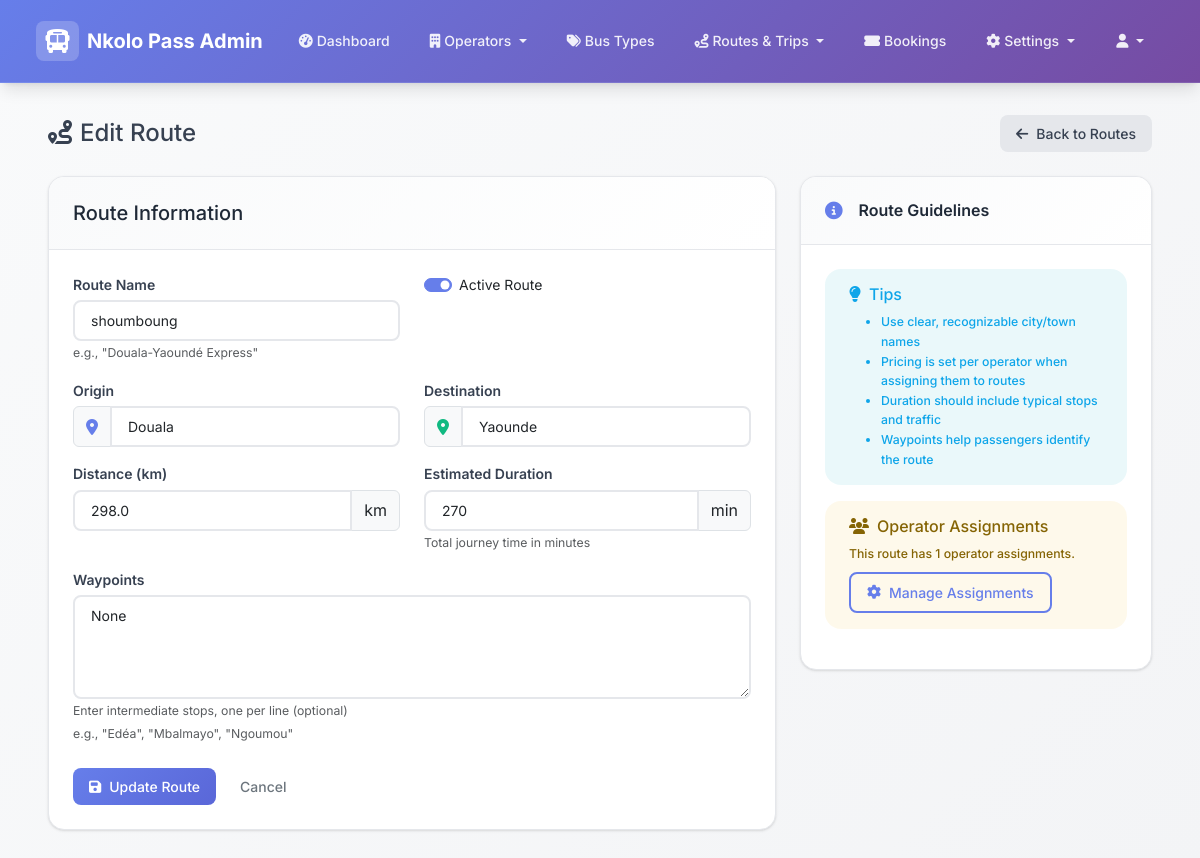
The app's page /admin/routes/1/edit (signed in) with its own data.
### models.py (models this page shows, shortened)
class Route(db.Model):
    id = db.Column(db.Integer, primary_key=True)
    name = db.Column(db.String(100), nullable=False)
    origin = db.Column(db.String(100), nullable=False)
    destination = db.Column(db.String(100), nullable=False)
    distance_km = db.Column(db.Float)
    estimated_duration = db.Column(db.Integer)  # in minutes
    waypoints = db.Column(db.Text)  # JSON string of intermediate stops
    is_active = db.Column(db.Boolean, default=True)
    created_at = db.Column(db.DateTime, default=datetime.utcnow)
    trips = db.relationship('Trip', backref='route', lazy=True)

### admin_routes.py (the view, shortened to what this page needs)
@admin_bp.route('/routes/<int:id>/edit', methods=['GET', 'POST'])
def edit_route(id):
    if 'admin_id' not in session:
        return redirect(url_for('admin_bp.login'))
    route = Route.query.get_or_404(id)
    return render_template('admin/routes/form.html', route=route, title='Edit Route')

### templates/admin/routes/form.html (shortened to what this page needs)
{% extends "admin/base.html" %}
{% block content %}
<div class="container-fluid">
    <div class="row">
        <div class="col-12">
            <div class="d-flex justify-content-between align-items-center mb-4">
                <h2 class="h4 mb-0">
                    <i class="fas fa-route me-2"></i>{{ title }}
                </h2>
                <a href="{{ url_for('admin_bp.routes') }}" class="btn btn-secondary">
                    <i class="fas fa-arrow-left me-1"></i>Back to Routes
                </a>
            </div>
            <div class="row">
                <div class="col-lg-8">
                    <div class="card">
                        <div class="card-header">
                            <h5 class="card-title mb-0">Route Information</h5>
                        </div>
                        <div class="card-body">
                            <form method="POST" novalidate>
                                <div class="row">
                                    <div class="col-md-6 mb-3">
                                        <label class="form-label">Route Name</label>
                                        <input type="text" name="name" class="form-control" value="{{ route.name if route else '' }}" required>
                                        <small class="form-text text-muted">e.g., "Douala-Yaoundé Express"</small>
                                    </div>
                                    <div class="col-md-6 mb-3">
                                        <div class="form-check form-switch">
                                            <input type="checkbox" name="is_active" class="form-check-input" {{ 'checked' if route and route.is_active else 'checked' }}>
                                            <label class="form-check-label">Active Route</label>
                                        </div>
                                    </div>
                                </div>
                                <div class="row">
                                    <div class="col-md-6 mb-3">
                                        <label class="form-label">Origin</label>
                                        <div class="input-group">
                                            <span class="input-group-text"><i class="fas fa-map-marker-alt text-primary"></i></span>
                                            <input type="text" name="origin" class="form-control" value="{{ route.origin if route else '' }}" required>
                                        </div>
                                    </div>
                                    <div class="col-md-6 mb-3">
                                        <label class="form-label">Destination</label>
                                        <div class="input-group">
                                            <span class="input-group-text"><i class="fas fa-map-marker-alt text-success"></i></span>
                                            <input type="text" name="destination" class="form-control" value="{{ route.destination if route else '' }}" required>
                                        </div>
                                    </div>
                                </div>
                                <div class="row">
                                    <div class="col-md-6 mb-3">
                                        <label class="form-label">Distance (km)</label>
                                        <div class="input-group">
                                            <input type="number" name="distance_km" class="form-control" step="0.1" value="{{ route.distance_km if route else '' }}">
                                            <span class="input-group-text">km</span>
                                        </div>
                                    </div>
                                    <div class="col-md-6 mb-3">
                                        <label class="form-label">Estimated Duration</label>
                                        <div class="input-group">
                                            <input type="number" name="estimated_duration" class="form-control" value="{{ route.estimated_duration if route else '' }}">
                                            <span class="input-group-text">min</span>
                                        </div>
                                        <small class="form-text text-muted">Total journey time in minutes</small>
                                    </div>
                                </div>
                                <div class="mb-3">
                                    <label class="form-label">Waypoints</label>
                                    <textarea name="waypoints" class="form-control" rows="4" placeholder="Enter intermediate stops (optional)">{{ route.waypoints if route else '' }}</textarea>
                                    <small class="form-text text-muted">
                                        Enter intermediate stops, one per line (optional)
                                        <br>e.g., "Edéa", "Mbalmayo", "Ngoumou"
                                    </small>
                                </div>
                                <div class="d-flex gap-2 mt-4">
                                    <button type="submit" class="btn btn-primary">
                                        <i class="fas fa-save me-1"></i>{{ "Update Route" if route else "Create Route" }}
                                    </button>
                                    <a href="{{ url_for('admin_bp.routes') }}" class="btn btn-outline-secondary">
                                        Cancel
                                    </a>
                                </div>
                            </form>
                        </div>
                    </div>
                </div>
                <div class="col-lg-4">
                    <div class="card">
                        <div class="card-header">
                            <h6 class="card-title mb-0">
                                <i class="fas fa-info-circle me-2"></i>Route Guidelines
                            </h6>
                        </div>
                        <div class="card-body">
                            <div class="alert alert-info">
                                <h6><i class="fas fa-lightbulb me-2"></i>Tips</h6>
                                <ul class="mb-0 small">
                                    <li>Use clear, recognizable city/town names</li>
                                    <li>Pricing is set per operator when assigning them to routes</li>
                                    <li>Duration should include typical stops and traffic</li>
                                    <li>Waypoints help passengers identify the route</li>
                                </ul>
                            </div>
                            {% if route %}
                            <div class="alert alert-warning">
                                <h6><i class="fas fa-users me-2"></i>Operator Assignments</h6>
                                <p class="mb-2 small">This route has {{ route.operator_assignments|length }} operator assignments.</p>
                                <a href="{{ url_for('admin_bp.route_operators', route_id=route.id) }}" class="btn btn-sm btn-outline-primary">
                                    <i class="fas fa-cog me-1"></i>Manage Assignments
                                </a>
                            </div>
                            {% else %}
                            <div class="alert alert-success">
                                <h6><i class="fas fa-check-circle me-2"></i>Next Steps</h6>
                                <p class="mb-0 small">After creating this route, you can assign operators and set pricing for VIP and regular buses.</p>
                            </div>
                            {% endif %}
                        </div>
                    </div>
                </div>
            </div>
        </div>
    </div>
</div>
{% endblock %}

### static/css/admin.css (style rules this page uses)
:root { --admin-primary: #667eea; --admin-primary-dark: #5a67d8; --admin-secondary: #764ba2; --admin-success: #10b981; --admin-info: #0ea5e9; --admin-warning: #f59e0b; --admin-danger: #ef4444; --admin-dark: #1f2937; --admin-light: #f9fafb; --admin-white: #ffffff; --admin-gray-50: #f9fafb; --admin-gray-100: #f3f4f6; --admin-gray-200: #e5e7eb; --admin-gray-300: #d1d5db; --admin-gray-400: #9ca3af; --admin-gray-500: #6b7280; --admin-gray-600: #4b5563; --admin-gray-700: #374151; --admin-gray-800: #1f2937; --admin-gray-900: #111827; --shadow-sm: 0 1px 2px 0 rgb(0 0 0 / 0.05); --shadow: 0 1px 3px 0 rgb(0 0 0 / 0.1), 0 1px 2px -1px rgb(0 0 0 / 0.1); --shadow-md: 0 4px 6px -1px rgb(0 0 0 / 0.1), 0 2px 4px -2px rgb(0 0 0 / 0.1); --shadow-lg: 0 10px 15px -3px rgb(0 0 0 / 0.1), 0 4px 6px -4px rgb(0 0 0 / 0.1); --shadow-xl: 0 20px 25px -5px rgb(0 0 0 / 0.1), 0 8px 10px -6px rgb(0 0 0 / 0.1); --radius-sm: 0.375rem; --radius: 0.5rem; --radius-md: 0.75rem; --radius-lg: 1rem; --radius-xl: 1.5rem; --space-xs: 0.25rem; --space-sm: 0.5rem; --space: 1rem; --space-lg: 1.5rem; --space-xl: 2rem; --space-2xl: 3rem; }
* { box-sizing: border-box; }
body { background: linear-gradient(135deg, var(--admin-gray-50) 0%, var(--admin-gray-100) 100%); font-family: 'Inter', -apple-system, BlinkMacSystemFont, 'Segoe UI', 'Roboto', sans-serif; font-size: 14px; line-height: 1.6; color: var(--admin-gray-700); margin: 0; padding: 0; min-height: 100vh; }
.card { background: var(--admin-white); border: 1px solid var(--admin-gray-200); border-radius: var(--radius-lg); box-shadow: var(--shadow); transition: all 0.3s cubic-bezier(0.4, 0, 0.2, 1); overflow: hidden; margin-bottom: var(--space); }
.card-header { background: linear-gradient(135deg, var(--admin-gray-50) 0%, var(--admin-white) 100%); border-bottom: 1px solid var(--admin-gray-200); padding: var(--space-lg); font-weight: 600; color: var(--admin-gray-800); display: flex; align-items: center; justify-content: space-between; flex-wrap: wrap; gap: var(--space); }
.card-header h6 { margin: 0; font-size: 1rem; font-weight: 600; color: var(--admin-gray-800); display: flex; align-items: center; gap: var(--space-sm); }
.card-header h6 i { color: var(--admin-primary); font-size: 1.1rem; }
.card-body { padding: var(--space-lg); }
.text-primary { color: var(--admin-primary) !important; }
.text-success { color: var(--admin-success) !important; }
.btn { border-radius: 0.35rem; font-weight: 600; transition: all 0.3s ease; }
.btn-primary { background-color: var(--admin-primary); border-color: var(--admin-primary); }
.form-control { border-radius: 0.35rem; border: 1px solid var(--admin-gray-300); transition: all 0.3s ease; }
.form-label { font-weight: 600; color: var(--admin-gray-700); }
.alert { border-radius: 0.35rem; border: none; font-weight: 500; }
.alert-warning { background-color: rgba(246, 194, 62, 0.1); color: #856404; }
.alert-info { background-color: rgba(54, 185, 204, 0.1); color: var(--admin-info); }
.btn { border-radius: var(--radius); font-weight: 500; font-size: 0.875rem; padding: var(--space-sm) var(--space); transition: all 0.3s cubic-bezier(0.4, 0, 0.2, 1); border: none; display: inline-flex; align-items: center; gap: var(--space-xs); text-decoration: none; }
.btn-primary { background: linear-gradient(135deg, var(--admin-primary) 0%, var(--admin-primary-dark) 100%); color: white; }
.btn-secondary { background: var(--admin-gray-200); color: var(--admin-gray-700); }
.btn-outline-primary { border: 2px solid var(--admin-primary); color: var(--admin-primary); background: transparent; }
.form-control, .form-select { border-radius: var(--radius); border: 2px solid var(--admin-gray-200); padding: var(--space-sm) var(--space); font-size: 0.875rem; transition: all 0.3s ease; background: var(--admin-white); }
.form-label { font-weight: 600; color: var(--admin-gray-700); font-size: 0.875rem; margin-bottom: var(--space-xs); }
.form-check-input:checked { background-color: var(--admin-primary); border-color: var(--admin-primary); }
.alert { border-radius: var(--radius-lg); border: none; font-weight: 500; padding: var(--space) var(--space-lg); }
.container-fluid { position: relative; z-index: auto; }

### records on screen
Route: name "shoumboung", origin "Douala", destination "Yaounde", distance_km "298.0", estimated_duration "270", waypoints "None"

### other values on screen
{{ site_name }} "Nkolo Pass"
{{ title }} "Edit Route"
{{ "Update Route" if route else "Create Route" }} "Update Route"
{{ route.operator_assignments|length }} "1"
